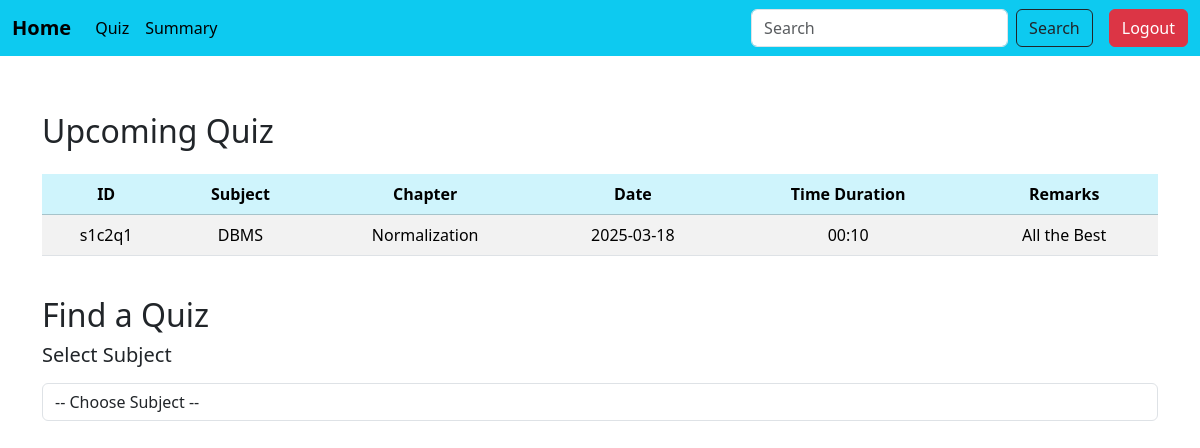
The page /quiz on the database its author committed.
### models.py (models this page shows)
class Quiz(db.Model):
    __tablename__='quiz'
    id=db.Column(db.String(50),primary_key=True)
    chapter_id=db.Column(db.String(100),db.ForeignKey('chapter.id'),nullable=False)
    remarks=db.Column(db.String(100),nullable=False)
    quiz_date=db.Column(db.Date,nullable=False)
    time_dur=db.Column(db.String(5),nullable=False)
    chapter=db.relationship('Chapter',backref=db.backref('quizzes',cascade="all,delete-orphan"))

class Subject(db.Model):
    __tablename__='subject'
    id=db.Column(db.String(50),primary_key=True)
    name=db.Column(db.String(100),nullable=False)
    description=db.Column(db.Text,nullable=False)

class Chapter(db.Model):
    __tablename__='chapter'
    id=db.Column(db.String(50),primary_key=True)
    name=db.Column(db.String(100),nullable=False)
    description=db.Column(db.Text,nullable=False)
    subject_id=db.Column(db.String(100),db.ForeignKey('subject.id'),nullable=False)
    subject=db.relationship('Subject',backref=db.backref('chapters',cascade="all,delete-orphan"))

### app.py (the view)
@app.route('/quiz',methods=['GET','POST'])
def quiz():
    subjects =Subject.query.all()
    selected_subject_id=request.form.get('subject')
    selected_chapter_id=request.form.get('chapter')
    chapters =Chapter.query.filter_by(subject_id=selected_subject_id).all() if selected_subject_id else []
    quizzes= Quiz.query.filter(Quiz.chapter_id==selected_chapter_id , Quiz.quiz_date == date.today()).all() if selected_chapter_id else []
    upcoming_quizzes= Quiz.query.filter(Quiz.quiz_date > date.today()).order_by(Quiz.quiz_date).all()
    return render_template('quiz.html', subjects=subjects, chapters=chapters, quizzes=quizzes, upcoming_quizzes=upcoming_quizzes,selected_subject_id=selected_subject_id, selected_chapter_id=selected_chapter_id)

### templates/quiz.html (shortened to what this page needs)
{% include 'student_sidebar.html'%}
{%block content%}
<div class="container mt-5 pt-3">
    <div class="mt-5">
        <h2>Upcoming Quiz </h2>
        <div class="table-responsive">
        <table class="table table-striped mt-3">
            <thead class="table-info text-center">
              <tr>
                <th>ID</th>
                <th>Subject</th>
                <th>Chapter</th>
                <th>Date</th>
                <th>Time Duration</th>
                <th>Remarks</th>
              </tr>
            </thead>
            <tbody class="text-center">
              {%for quiz in upcoming_quizzes%}
              <tr>
                <td>{{quiz.id}}</td>
                <td>{{quiz.chapter.subject.name}}</td>
                <td>{{quiz.chapter.name}}</td>
                <td>{{quiz.quiz_date.strftime('%Y-%m-%d')}}</td>
                <td>{{quiz.time_dur}}</td>
                <td>{{quiz.remarks}}</td>
              </tr>
              {%endfor%}
            </tbody>
          </table>
        </div>
    </div>
<br>
<h2 >Find a Quiz</h2>
    <form method="POST">
        <div class="mb-3">
            <label for="subject" class="form-label"><h5>Select Subject</h5></label>
            <select name="subject" id="subject" class="form-control" onchange="this.form.submit()">
                <option value="">-- Choose Subject --</option>
            </select>
        </div>
    </form>
</div>
{%endblock%}

### rows shown on the page
Quiz: id "s1c2q1", chapter.subject.name "DBMS", chapter.name "Normalization", quiz_date "2025-03-18", time_dur "00:10", remarks "All the Best"
